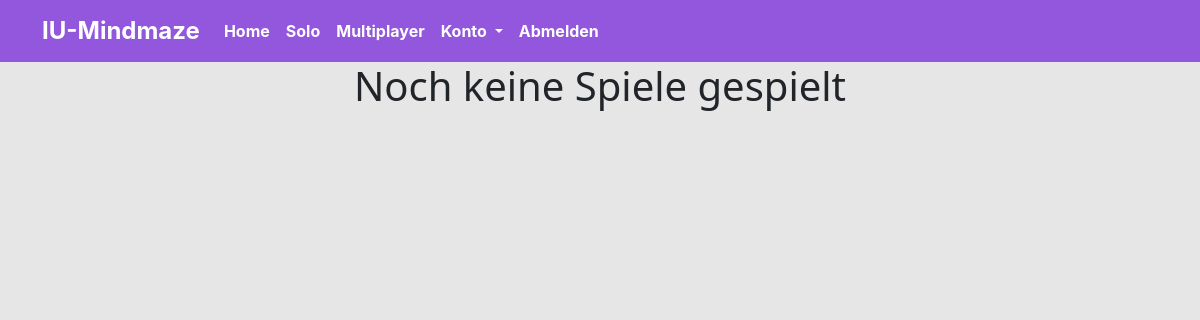
Before: /src/html-php-view/statistik.php (signed in) with the older database file.
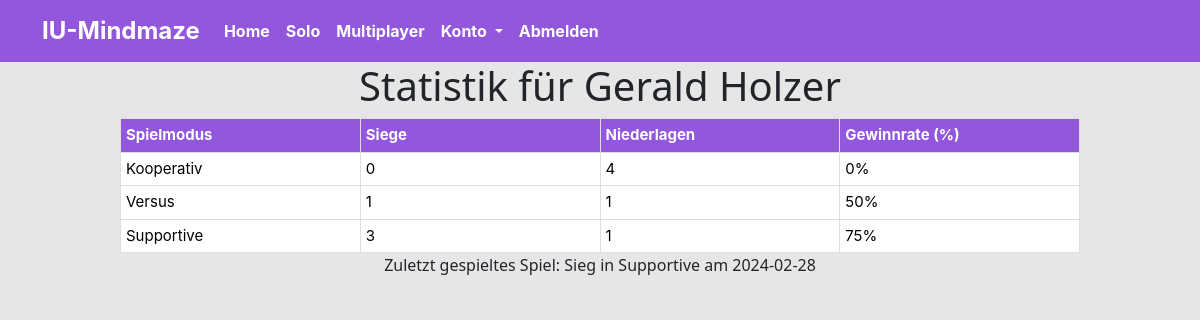
After: the same page with the newer database file.
### tables this page shows
CREATE TABLE `statistik` (
  `BenutzerIDSieger` int(12) DEFAULT NULL,
  `BenutzerIDVerlierer` int(12) DEFAULT NULL,
  `SpielmodiID` int(12) DEFAULT NULL,
  `SpielDatum` date DEFAULT NULL,
  `StatistikID` int(12) NOT NULL
);

CREATE TABLE `spielmodi` (
  `SpielmodiID` int(12) NOT NULL,
  `Beschreibung` varchar(50) DEFAULT NULL
);

### src/html-php-view/statistik.php (the view, shortened to what this page needs)
<!DOCTYPE html>
<html lang="en">
<head>
    <link rel="stylesheet" href="../css/main.css">
    <link rel="stylesheet" type="text/css" href="../css/style.css">
</head>
<body>
<?php
include 'navbar.php';
$servername = "localhost";
$username = "root";
$password = "";
$dbname = "mindmaze";
$con = new mysqli($servername, $username, $password, $dbname);
if(isset($_SESSION['BenutzerID'])) {
    $benutzerID = $_SESSION['BenutzerID'];
    $sql_statistics = "SELECT s.SpielmodiID, m.Beschreibung AS SpielmodusBeschreibung,
                            SUM(CASE WHEN s.BenutzerIDSieger = ? THEN 1 ELSE 0 END) AS Siege,
                            SUM(CASE WHEN s.BenutzerIDVerlierer = ? THEN 1 ELSE 0 END) AS Niederlagen
                        FROM statistik s
                        INNER JOIN spielmodi m ON s.SpielmodiID = m.SpielmodiID
                        WHERE s.SpielmodiID IN (1, 2, 3) AND (s.BenutzerIDSieger = ? OR s.BenutzerIDVerlierer = ?)
                        GROUP BY s.SpielmodiID";
    $stmt = $con->prepare($sql_statistics);
    $stmt->bind_param("iiii", $benutzerID, $benutzerID, $benutzerID, $benutzerID);
    $stmt->execute();
    $result_statistics = $stmt->get_result();
    if ($result_statistics->num_rows > 0) {
      echo "<div class='container text-center'>";
      echo "<h1>Statistik für " . $_SESSION['Vorname'] . " " . $_SESSION['Nachname'] . "</h1>";
      echo "</div>";
      echo "<div class='tableLobby'>";
      echo "<table>";
      echo "<thead><tr><th>Spielmodus</th><th>Siege</th><th>Niederlagen</th><th>Gewinnrate (%)</th></tr></thead>";
      echo "<tbody>";
      while ($row_statistics = $result_statistics->fetch_assoc()) {
          $siege = $row_statistics['Siege'];
          $niederlagen = $row_statistics['Niederlagen'];
          $gesamtspiele = $siege + $niederlagen;
          $gewinnrate = ($gesamtspiele > 0) ? ($siege / $gesamtspiele) * 100 : 0;
          echo "<tr><td>" . $row_statistics['SpielmodusBeschreibung'] . "</td><td>" . $siege . "</td><td>" . $niederlagen . "</td><td>" . round($gewinnrate, 2) . "%</td></tr>";
      }
      echo "</tbody>";
      echo "</table>";
      echo "</div>";
      $sql_last_game = "SELECT SpielDatum, IF(BenutzerIDSieger = ?, 'Sieg', 'Niederlage') AS Ergebnis,
                      m.Beschreibung AS Spielmodus
                      FROM statistik s
                      INNER JOIN spielmodi m ON s.SpielmodiID = m.SpielmodiID
                      WHERE (s.BenutzerIDSieger = ? OR s.BenutzerIDVerlierer = ?)
                      ORDER BY SpielDatum DESC
                      LIMIT 1";
      $stmt_last_game = $con->prepare($sql_last_game);
      $stmt_last_game->bind_param("iii", $benutzerID, $benutzerID, $benutzerID);
      $stmt_last_game->execute();
      $result_last_game = $stmt_last_game->get_result();
      if ($result_last_game->num_rows > 0) {
          $row_last_game = $result_last_game->fetch_assoc();
          echo "<div class='container text-center'>";
          echo "<p>Zuletzt gespieltes Spiel: " . $row_last_game['Ergebnis'] . " in " . $row_last_game['Spielmodus'] . " am " . $row_last_game['SpielDatum'] . "</p>";
          echo "</div>";
      }
    } else {
      echo "<div class='container text-center'>";
      echo "<h1>Noch keine Spiele gespielt</h1>";
      echo "</div>";
    }
} else {
    echo "<div class='container text-center'>";
    echo "<h1>Du bist nicht eingeloggt</h1>";
    echo "</div>";
}
?>
</body>
</html>

### src/html-php-view/navbar.php (shortened to what this page needs)
<nav class="navbar navbar-expand-lg custom-navbar">
  <div class="container">
    <a class="navbar-brand">IU-Mindmaze</a>
    <div class="collapse navbar-collapse" id="navbarNav">
      <ul class="navbar-nav me-auto">
        <li class="nav-item">
          <a class="nav-link" href="./home.php">Home</a>
        </li>
        <li class="nav-item">
          <a class="nav-link" href="./singleplayer.html">Solo</a>
        </li>
        <li class="nav-item">
          <a class="nav-link" href="./lobby.html">Multiplayer</a>
        </li>
        <li class="nav-item dropdown">
          <a class="nav-link dropdown-toggle" href="#" id="navbarDropdown" role="button" data-bs-toggle="dropdown"
            aria-expanded="false">
            Konto
          </a>
        </li>
        <li class="nav-item">
          <a class="nav-link" href="../server/logout.php">Abmelden</a>
        </li>
      </ul>
    </div>
  </div>
</nav>

### src/css/style.css (style rules this page uses)
body { background-color: #E6E6E6; }
.custom-navbar { background-color: #9257DD !important; }
.custom-navbar .navbar-brand { font-family: "Inter", sans-serif; font-weight: bold; font-size: 1.5em; color: white; }
.custom-navbar .navbar-nav .nav-link { font-family: "Inter", sans-serif; font-weight: bold; font-size: 1em; color: white; }
.custom-navbar .dropdown-toggle::after { border-top-color: white; }
.tableLobby { overflow: auto; width:80%; margin: 0 auto; font-family: "Inter", sans-serif; font-size: 15px; }
.tableLobby table { border: 1px solid #dededf; height: 100%; width: 100%; table-layout: fixed; border-collapse: collapse; border-spacing: 1px; text-align: left; font-family: "Inter"; }
.tableLobby th { border: 1px solid #dededf; background-color: #9257DD; color: #FFFFFF; padding: 5px; }
.tableLobby td { border: 1px solid #dededf; background-color: #ffffff; color: #000000; padding: 5px; }

Changed rows visible on the page:
added statistik: SpielmodiID.Beschreibung "Supportive", SpielDatum "2024-02-28"
Other visible differences:
$_SESSION['Vorname']: (not shown) → "Gerald"
$_SESSION['Nachname']: (not shown) → "Holzer"
$row_last_game['Ergebnis']: (not shown) → "Sieg"
text no longer shown: "Noch keine Spiele gespielt"
text now shown: "Statistik für Spielmodus Siege Niederlagen Gewinnrate (%) Zuletzt gespieltes Spiel: in am"
new list line: "Kooperativ 0 4 0 %"
new list line: "Versus 1 1 50 %"
new list line: "Supportive 3 1 75 %"
